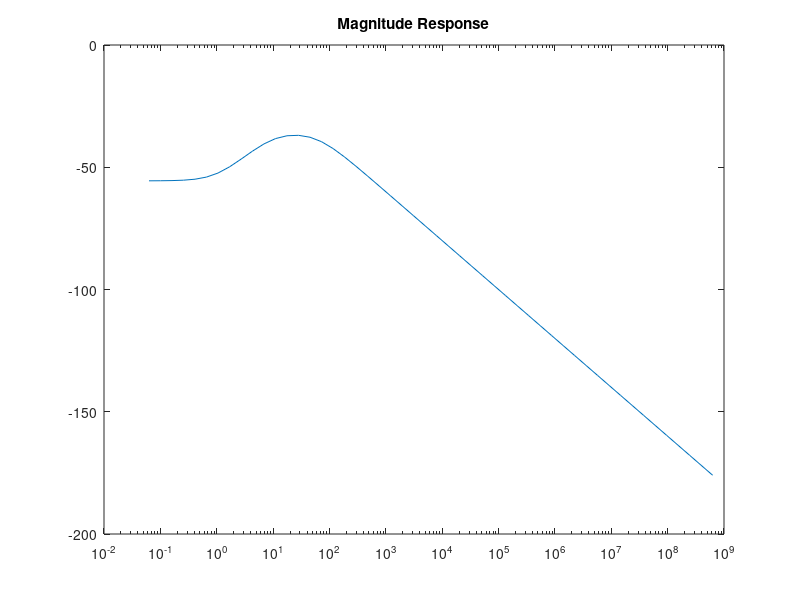
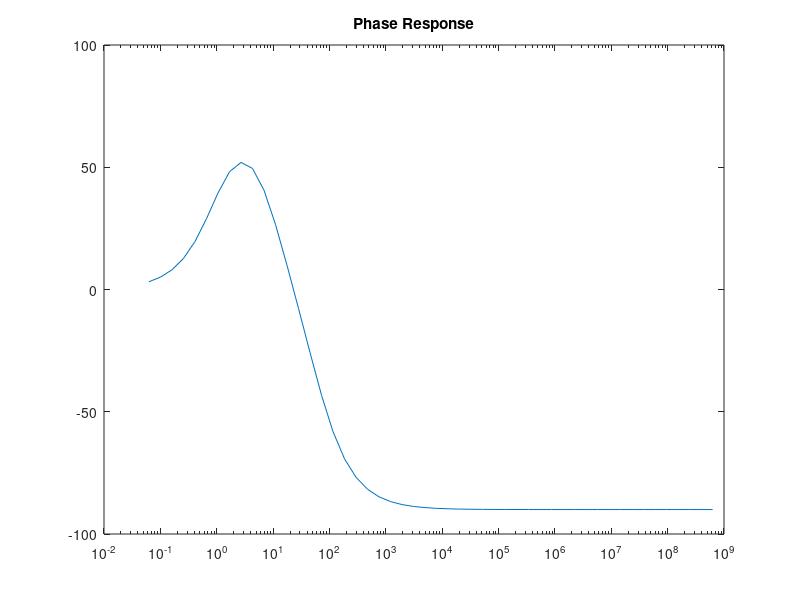

Source code (MATLAB) for these figures, in order:


f = logspace(-2,8);
w = 2*pi.*f;
s = j*w;


%transfer = 2./(s+2);
%transfer = (s+6)./(s+60);
transfer = (s+1)./((s+10).*(s+60));
mag = 20*log10(abs(transfer));
phase = (180/pi)*angle(transfer);
figure(1)
semilogx(w,mag)
title('Magnitude Response')
%axis([10^0 10^5 -100 20])

figure(2)
semilogx(w,phase);
title('Phase Response')
 